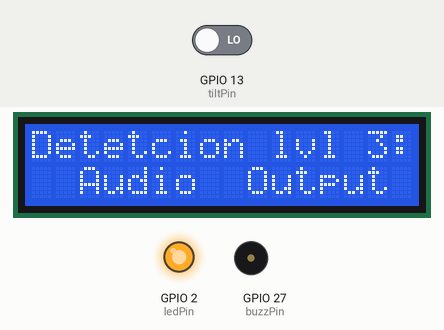
Simulated run of this sketch. Board: ESP32. Shown: 16×2 character LCD, output pins drawn as LEDs (lit = HIGH), buzzer (waves = sounding). The inputs (shaded band) are chosen by the test bench; at power-on: GPIO 13 (tiltPin) LOW. What the sketch prints to the serial monitor is not drawn.

Above: at 1.2 s.
1.3 s: GPIO 13 (tiltPin) driven HIGH
At 2.1 s:
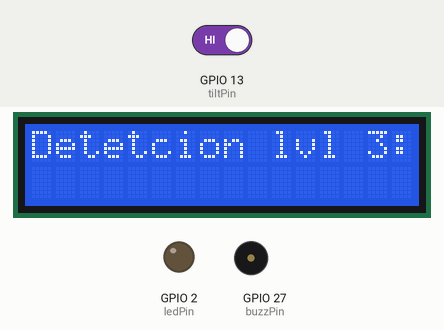
3.4 s: GPIO 13 (tiltPin) driven LOW
At 3.92 s:
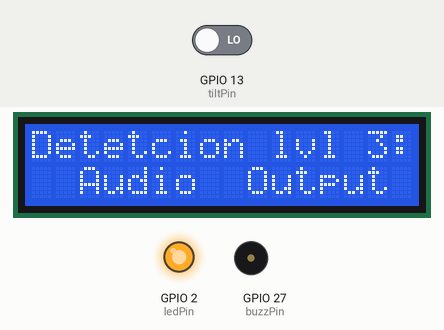
Timing chart, 0 to 58.7 s (numbered marks = the images above; inputs shaded):
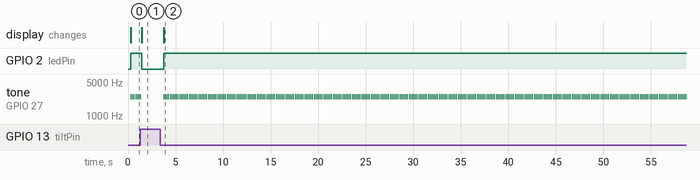

Measured:
- after the input at 1.3 s, GPIO 2 (ledPin): HIGH → LOW after 0.16 s; tone on GPIO 27 (buzzPin): goes on until 1.3 s, then stays silent; the display: changes after 0.16 s (image 1)
- after the input at 3.4 s, GPIO 2 (ledPin): LOW → HIGH after 0.36 s; tone on GPIO 27 (buzzPin): alternates 2500 Hz for 0.01 s and silent for 0.16 s, starting after 0.36 s; the display: changes after 0.36 s (image 2)
- by itself, tone on GPIO 27 (buzzPin): alternates 2500 Hz for 0.01 s and silent for 0.16 s

The sketch:

Tilt_Buzz.ino
```cpp
#include <LiquidCrystal.h>

LiquidCrystal lcd(19, 23, 18, 17, 16, 15);
unsigned long display_time;
const int buzzPin = 27;
const int tiltPin = 13;		// tilt sensor pin is connected to pin 2
const int ledPin = 2;


void setup() {
  Serial.begin(115200);
	pinMode(tiltPin, INPUT);		// set sensor pin as an INPUT pin
	digitalWrite(tiltPin, HIGH);	// turn on the built in pull-up resistor
	pinMode(ledPin, OUTPUT);		// set LED pin as an OUTPUT pin
  pinMode(buzzPin, OUTPUT);		// set LED pin as an OUTPUT pin
  // Initialize LEDC
  ledcSetup(0, 3000, 8);  // Use LEDC channel 0, set the frequency to 3000 Hz, and use 8-bit resolution

  // Attach the buzzer to the LEDC channel
  ledcAttachPin(buzzPin, 0);

  //the lCD inital
  lcd.begin(16, 2);  //sets beggining and end of text on lcd screen
  lcd.print("Detetcion lvl 3:");

}
int trigger_time = 0;
const int debounce_delay = 200;
const int frequency = 2500;
const int duration = 10;
bool lastTiltState = 0;
bool tiltState = false;

void loop() {
  lcd.begin(16, 2);  //sets beggining and end of text on lcd screen
  lcd.print("Detetcion lvl 3:");

  bool tiltState = digitalRead(tiltPin);
  if(tiltState)
    Serial.println("Tilt");
  else
    Serial.println("No Tilt");


	if (tiltState != lastTiltState) { // check if the pin is high

    trigger_time = millis();

	}

  if(!tiltState && ( (millis() -trigger_time) > debounce_delay) ){
    Serial.println("Buzz");
    digitalWrite(ledPin, HIGH);	// turn on the LED
    // analogWrite(buzzPin, 255);	// turn on the LED
    tone(buzzPin, frequency, duration);
    lcd.setCursor(0, 1);
    lcd.print("  Audio  Output ! ");
  }
  else { // if it isn't
		digitalWrite(ledPin, LOW);	// do the opposite
    noTone(buzzPin);
	}
  lastTiltState = tiltState;
  delay(100);
}
```
